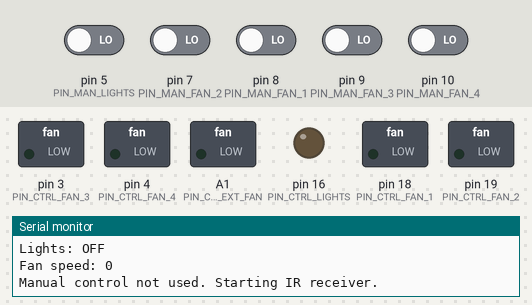
Bench run of a program on a simulated Arduino Uno, built with avr-gcc and run on an emulated ATmega328P. Shown: switched loads named in the program (green lamp = pin HIGH), output pins drawn as LEDs (lit = HIGH), the last lines printed to the serial monitor. Inputs (shaded band) come from the test bench; at power-on: pin 5 (PIN_MAN_LIGHTS), pin 7 (PIN_MAN_FAN_2), pin 8 (PIN_MAN_FAN_1), pin 9 (PIN_MAN_FAN_3), pin 10 (PIN_MAN_FAN_4) LOW.

Above: at 1.2 s.
1.3 s: pin 5 (PIN_MAN_LIGHTS) driven HIGH
At 1.9 s:
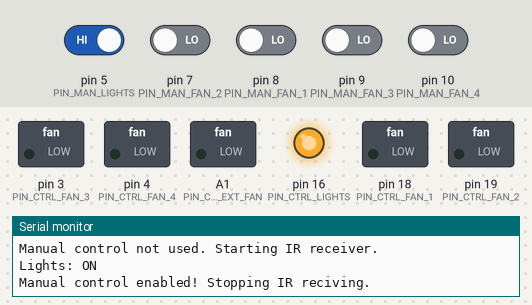
2.8 s: pin 7 (PIN_MAN_FAN_2) driven HIGH
At 4.1 s:
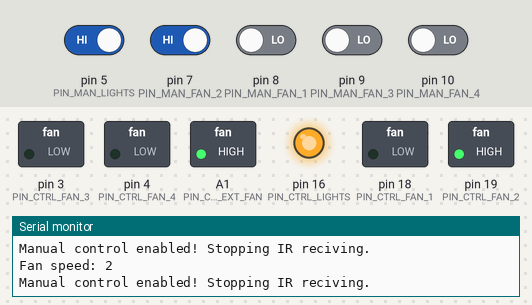
4.4 s: pin 8 (PIN_MAN_FAN_1) driven HIGH
At 5.5 s:
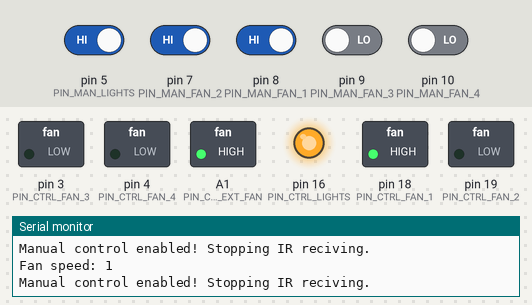
6.0 s: pin 9 (PIN_MAN_FAN_3) driven HIGH
At 6.7 s:
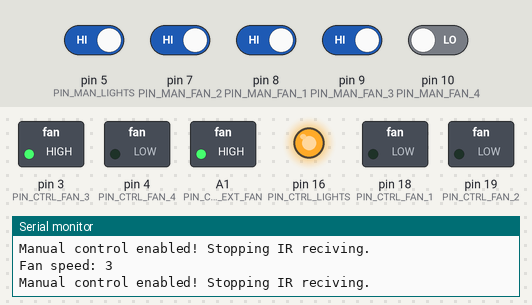
7.6 s: pin 10 (PIN_MAN_FAN_4) driven HIGH
At 8.9 s:
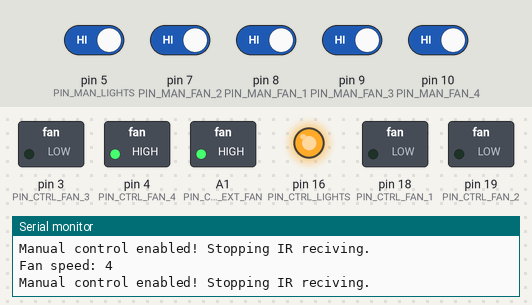
9.2 s: pin 5 (PIN_MAN_LIGHTS) driven LOW
At 10.3 s:
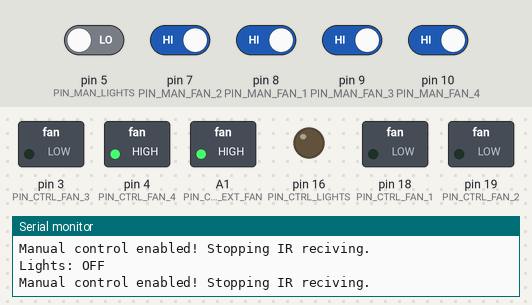
Timing chart, 0 to 11.7 s (numbered marks = the images above; inputs shaded):
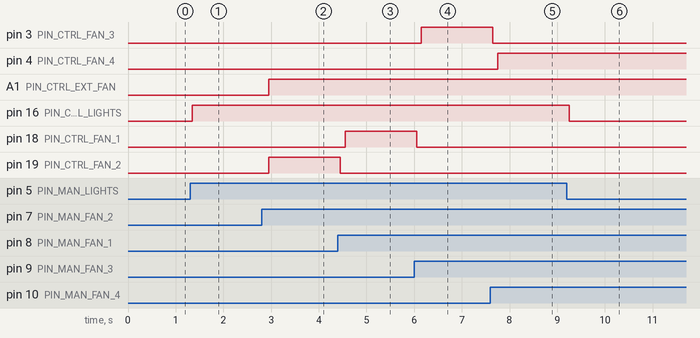

Measured:
- after the input at 1.3 s, pin 16 (PIN_CTRL_LIGHTS): LOW → HIGH after 0.05 s
- after the input at 2.8 s, A1 (PIN_CTRL_EXT_FAN), pin 19 (PIN_CTRL_FAN_2): LOW → HIGH after 0.15 s
- after the input at 4.4 s, pin 18 (PIN_CTRL_FAN_1): LOW → HIGH after 0.15 s; pin 19 (PIN_CTRL_FAN_2): HIGH → LOW after 0.05 s
- after the input at 6.0 s, pin 3 (PIN_CTRL_FAN_3): LOW → HIGH after 0.15 s; pin 18 (PIN_CTRL_FAN_1): HIGH → LOW after 0.05 s
- after the input at 7.6 s, pin 3 (PIN_CTRL_FAN_3): HIGH → LOW after 0.05 s; pin 4 (PIN_CTRL_FAN_4): LOW → HIGH after 0.15 s
- after the input at 9.2 s, pin 16 (PIN_CTRL_LIGHTS): HIGH → LOW after 0.05 s

The program:

main.cpp
```cpp
#include <Arduino.h>
#include <string.h>
#include <IRremote.h>
#include <Bounce2.h>

#define PIN_IR_RECV 2
#define PIN_CTRL_EXT_FAN A1

// Pins that control the relays
#define PIN_CTRL_LIGHTS 16 // 16/A2
#define PIN_CTRL_FAN_1 18  // 18/A4
#define PIN_CTRL_FAN_2 19  // 19/A5
#define PIN_CTRL_FAN_3 3
#define PIN_CTRL_FAN_4 4
#define PIN_CTRL_RELAY_UNKNOWN 0

// Pins that read the input from the manual controls
#define PIN_MAN_LIGHTS 5
#define PIN_MAN_FAN_1 8
#define PIN_MAN_FAN_2 7
#define PIN_MAN_FAN_3 9
#define PIN_MAN_FAN_4 10

// Test HEX values
// #define HEX_FAN_OFF 0x180C
// #define HEX_FAN_1 0x5878
// #define HEX_FAN_2 0x587B
// #define HEX_FAN_3 0x5879
// #define HEX_FAN_4 0x587A
// #define HEX_LIGHT_ON 0x5877
// #define HEX_LIGHT_OFF 0x184B

// Real HEX values:
#define HEX_FAN_OFF 0x055303A3
#define HEX_FAN_1 0xE3C01BE2
#define HEX_FAN_2 0xD051C301
#define HEX_FAN_3 0xC22FFFD7
#define HEX_FAN_4 0xB9121B29
#define HEX_LIGHT_ON 0xE208293C
#define HEX_LIGHT_OFF 0x24ACF947

uint8_t manualFanSpeed = 0;
uint8_t lastManualFanSpeed = 0;
bool manualLightState = false;
bool lastManualLightState = false;

// Button debounce instances
Bounce btnLightControl = Bounce();
Bounce btnFan1 = Bounce();
Bounce btnFan2 = Bounce();
Bounce btnFan3 = Bounce();
Bounce btnFan4 = Bounce();

IRrecv irrecv(2); // create instance of 'irrecv'
// decode_results results;

/**
 * @brief Set the Fan Speed. A speed of 0 indicates OFF
 *
 * @param speed
 */
void setFanSpeed(uint8_t speed)
{
  Serial.print("Fan speed: ");
  Serial.println(speed);
  if (speed == 0)
  {
    digitalWrite(PIN_CTRL_FAN_1, LOW);
    digitalWrite(PIN_CTRL_FAN_2, LOW);
    digitalWrite(PIN_CTRL_FAN_3, LOW);
    digitalWrite(PIN_CTRL_FAN_4, LOW);
    digitalWrite(PIN_CTRL_EXT_FAN, LOW);
  }
  else if (speed == 1)
  {
    digitalWrite(PIN_CTRL_FAN_2, LOW);
    digitalWrite(PIN_CTRL_FAN_3, LOW);
    digitalWrite(PIN_CTRL_FAN_4, LOW);
    delay(100);
    digitalWrite(PIN_CTRL_FAN_1, HIGH);
    digitalWrite(PIN_CTRL_EXT_FAN, HIGH);
  }
  else if (speed == 2)
  {
    digitalWrite(PIN_CTRL_FAN_1, LOW);
    digitalWrite(PIN_CTRL_FAN_3, LOW);
    digitalWrite(PIN_CTRL_FAN_4, LOW);
    delay(100);
    digitalWrite(PIN_CTRL_FAN_2, HIGH);
    digitalWrite(PIN_CTRL_EXT_FAN, HIGH);
  }
  else if (speed == 3)
  {
    digitalWrite(PIN_CTRL_FAN_1, LOW);
    digitalWrite(PIN_CTRL_FAN_2, LOW);
    digitalWrite(PIN_CTRL_FAN_4, LOW);
    delay(100);
    digitalWrite(PIN_CTRL_FAN_3, HIGH);
    digitalWrite(PIN_CTRL_EXT_FAN, HIGH);
  }
  else if (speed == 4)
  {
    digitalWrite(PIN_CTRL_FAN_1, LOW);
    digitalWrite(PIN_CTRL_FAN_2, LOW);
    digitalWrite(PIN_CTRL_FAN_3, LOW);
    delay(100);
    digitalWrite(PIN_CTRL_FAN_4, HIGH);
    digitalWrite(PIN_CTRL_EXT_FAN, HIGH);
  }
}

/**
 * @brief Set the Light State
 *
 * @param state
 */
void setLightState(bool state)
{
  Serial.print("Lights: ");
  Serial.println(state ? "ON" : "OFF");
  digitalWrite(PIN_CTRL_LIGHTS, state ? HIGH : LOW);
}

/**
 * @brief Read inputs from manual control button and make decisions based on the input.
 * If ANY input is high, manualControl will be set to true, else, set to false.
 */
void readButtonStates()
{
  btnLightControl.update();
  btnFan1.update();
  btnFan2.update();
  btnFan3.update();
  btnFan4.update();

  bool newManualLightState = lastManualLightState;
  uint8_t newManualFanSpeed = lastManualFanSpeed;

  // Control the state of the light
  if (btnLightControl.rose())
  {
    newManualLightState = true;
    setLightState(true);
  }
  else if (btnLightControl.fell())
  {
    newManualLightState = false;
    setLightState(false);
  }

  if (btnFan1.rose())
  {
    newManualFanSpeed = 1;
    setFanSpeed(1);
  }
  else if (btnFan2.rose())
  {
    newManualFanSpeed = 2;
    setFanSpeed(2);
  }
  else if (btnFan3.rose())
  {
    newManualFanSpeed = 3;
    setFanSpeed(3);
  }
  else if (btnFan4.rose())
  {
    newManualFanSpeed = 4;
    setFanSpeed(4);
  }
  else if (btnFan1.fell() && btnFan1.read() == LOW && btnFan2.read() == LOW && btnFan3.read() == LOW && btnFan4.read() == LOW)
  {
    // Button 1 fell (ie. is no longer pressed) and all the other fan buttons are depressed.
    // This means that no fan speed is currently selected manually.
    setFanSpeed(0);
    newManualFanSpeed = 0;
  }

  if (lastManualLightState != newManualLightState || lastManualFanSpeed != newManualFanSpeed)
  {
    // New values are going to be set.
    if (!newManualLightState && newManualFanSpeed == 0)
    {
      // No manual controls available. Start the IR timer.
      Serial.println("Manual control disabled! Starting IR reciving.");
      irrecv.start();
    }
    else
    {
      Serial.println("Manual control enabled! Stopping IR reciving.");
      irrecv.stop();
    }

    lastManualLightState = newManualLightState;
    lastManualFanSpeed = newManualFanSpeed;

    manualLightState = newManualLightState;
    manualFanSpeed = newManualFanSpeed;
  }
}

void loop()
{
  readButtonStates(); // Read and act according to manual button states.

  // Manual controls are not used AND we received a IR code
  if (manualFanSpeed == 0 && !manualLightState && irrecv.decode())
  {
    // have we received an IR signal?
    switch (irrecv.decodedIRData.decodedRawData)
    {
    case HEX_LIGHT_ON:
      setLightState(true);
      break;
    case HEX_LIGHT_OFF:
      setLightState(false);
      break;
    case HEX_FAN_OFF:
      setFanSpeed(0);
      break;
    case HEX_FAN_1:
      setFanSpeed(1);
      break;
    case HEX_FAN_2:
      setFanSpeed(2);
      break;
    case HEX_FAN_3:
      setFanSpeed(3);
      break;
    case HEX_FAN_4:
      setFanSpeed(4);
      break;

    default:
      // Serial.print("Unknown hex: ");
      // Serial.println(irrecv.decodedIRData.decodedRawData, HEX);
      break;
    }

    irrecv.resume(); // receive the next value
  }
}

void setup()
{
  Serial.begin(115200); // for serial monitor output
  Serial.println("Hob2Hood Starting ...");

  // Setup outputs to fan and set default OFF state
  pinMode(PIN_CTRL_LIGHTS, OUTPUT);
  pinMode(PIN_CTRL_FAN_1, OUTPUT);
  pinMode(PIN_CTRL_FAN_2, OUTPUT);
  pinMode(PIN_CTRL_FAN_3, OUTPUT);
  pinMode(PIN_CTRL_FAN_4, OUTPUT);
  pinMode(PIN_CTRL_EXT_FAN, OUTPUT);
  setFanSpeed(0);
  setLightState(false);

  // Setup input from buttons
  btnLightControl.attach(PIN_MAN_LIGHTS, INPUT);
  btnFan1.attach(PIN_MAN_FAN_1, INPUT);
  btnFan2.attach(PIN_MAN_FAN_2, INPUT);
  btnFan3.attach(PIN_MAN_FAN_3, INPUT);
  btnFan4.attach(PIN_MAN_FAN_4, INPUT);

  // Setup button input debounce interval
  btnLightControl.interval(50);
  btnFan1.interval(50);
  btnFan2.interval(50);
  btnFan3.interval(50);
  btnFan4.interval(50);

  // Set default state
  if (btnLightControl.read() == HIGH)
  {
    manualLightState = true;
    lastManualLightState = true;
    setLightState(true);
  }
  else
  {
    manualLightState = false;
    lastManualLightState = false;
    setLightState(false);
  }

  if (btnFan1.read() == HIGH)
  {
    lastManualFanSpeed = 1;
    manualFanSpeed = 1;
    setFanSpeed(1);
  }
  else if (btnFan2.read() == HIGH)
  {
    lastManualFanSpeed = 2;
    manualFanSpeed = 2;
    setFanSpeed(2);
  }
  else if (btnFan3.read() == HIGH)
  {
    lastManualFanSpeed = 3;
    manualFanSpeed = 3;
    setFanSpeed(3);
  }
  else if (btnFan4.read() == HIGH)
  {
    lastManualFanSpeed = 4;
    manualFanSpeed = 4;
    setFanSpeed(4);
  }
  else
  {
    lastManualFanSpeed = 0;
    manualFanSpeed = 0;
    setFanSpeed(0);
  }

  if (!manualLightState && manualFanSpeed == 0)
  {
    Serial.println("Manual control not used. Starting IR receiver.");
    irrecv.enableIRIn();
  }
}
```
